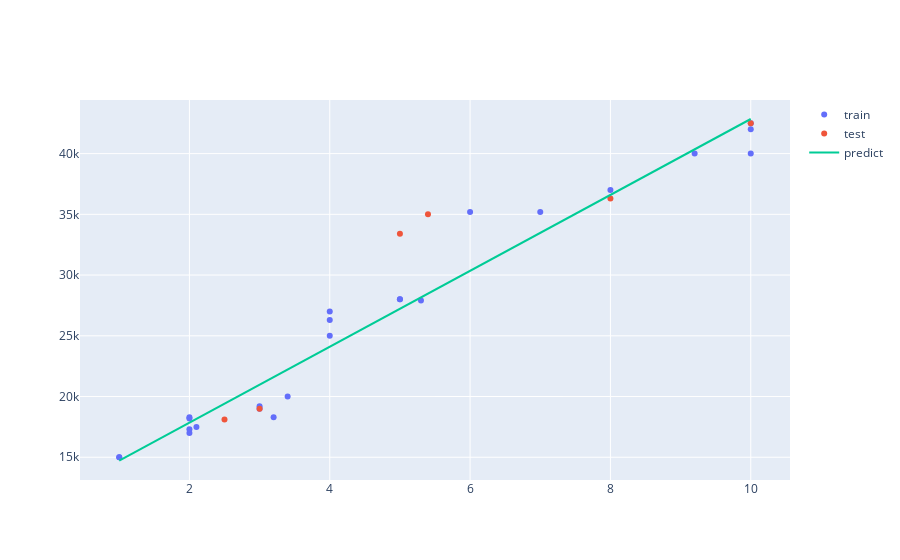

Notebook code for this chart:
### Code cell
fig = go.Figure([
    go.Scatter(x= X_train.squeeze(), y= Y_train, name="train", mode='markers'),
    go.Scatter(x = X_test.squeeze(), y= Y_test, name = "test", mode = 'markers'),
    go.Scatter(x = x_range, y = y_range, name = "predict", mode='lines')
])
fig.show()

### Figure 1 — Plotly figure (JSON) as saved in the notebook; plotly's stock layout.template omitted (floating-point values rounded to 4 significant figures)
{"data": [{"mode": "markers", "name": "train", "type": "scatter", "x": [5, 10, 10, 8, 3.4, 4, 2, 2, 3.2, 2, 1, 10, 1, 5, 2, 3, 2.1, 4, 4, 6, 5.3, 3, 9.2, 7], "y": [28000, 40000, 42000, 37000, 20000, 25000, 18200, 17000, 18300, 17301, 15000, 42500, 15000, 28000, 18302, 19000, 17500, 27000, 26300, 35201, 27900, 19201, 40000, 35201]}, {"mode": "markers", "name": "test", "type": "scatter", "x": [5.4, 3, 5, 2.5, 10, 8], "y": [35000, 19000, 33402, 18103, 42500, 36302]}, {"mode": "lines", "name": "predict", "type": "scatter", "x": [10, 8, 5.4, 2.5, 1, 8, 4, 6, 2, 10, 4, 7, 3, 5, 2, 5, 3, 2, 3, 2, 5, 3.4, 5.3, 2.1, 9.2, 10, 3.2, 10, 4, 1], "y": [42850.0, 36600.0, 28470.0, 19410.0, 14720.0, 36600.0, 24090.0, 30350.0, 17840.0, 42850.0, 24090.0, 33470.0, 20970.0, 27220.0, 17840.0, 27220.0, 20970.0, 17840.0, 20970.0, 17840.0, 27220.0, 22220.0, 28160.0, 18160.0, 40350.0, 42850.0, 21590.0, 42850.0, 24090.0, 14720.0]}], "layout": {}}
